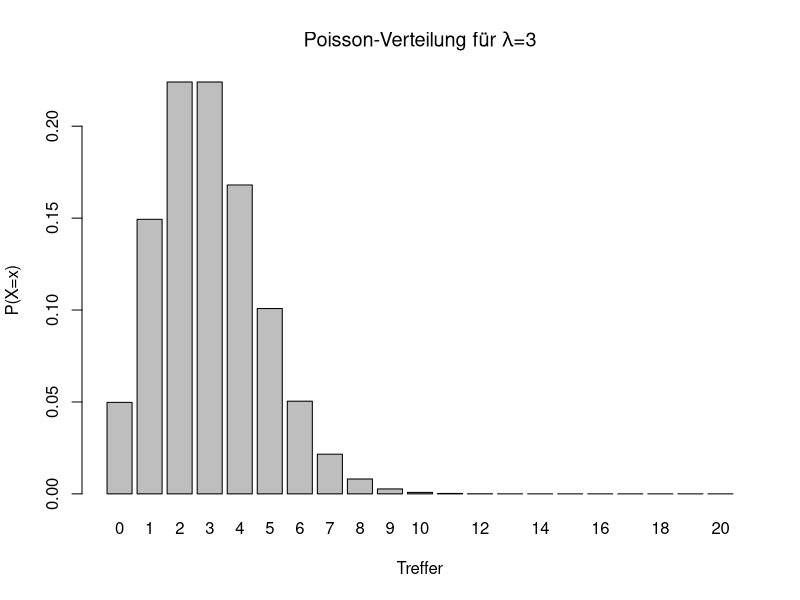

Write the R code that produced this figure.
# draw Poisson distribution 
barplot(dpois(0:20, 3), names.arg = 0:20, main=expression(paste("Poisson-Verteilung für ", lambda, "=3")), xlab="Treffer", ylab="P(X=x)")
